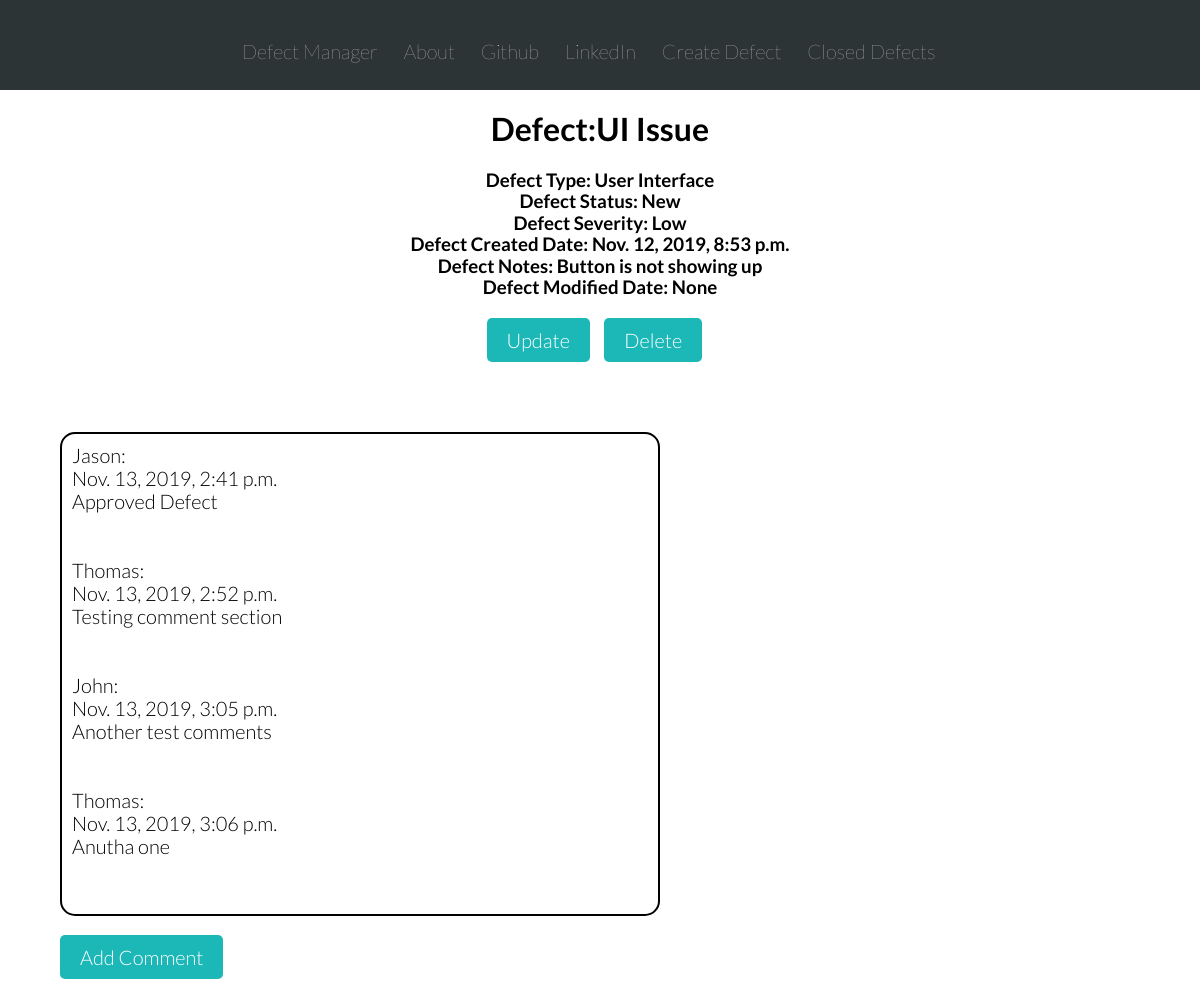
/detail/1, run on the app's committed database.
### defect_manager_app/models.py (models this page shows, shortened)
class Defect(models.Model):
    DEFECT_STATUS_NEW = 'New'
    DEFECT_STATUS_OPEN = 'Open'
    DEFECT_STATUS_REJECTED = 'Rejected'
    DEFECT_STATUS_FIXED = 'Fixed'
    DEFECT_STATUS_CLOSE = 'Closed'
    DEFECT_STATUS_CHOICES = [
    (DEFECT_STATUS_NEW, 'New'),
    (DEFECT_STATUS_OPEN, 'Open'),
    (DEFECT_STATUS_REJECTED, 'Rejected'),
    (DEFECT_STATUS_FIXED, 'Fixed'),
    (DEFECT_STATUS_CLOSE, 'Closed'),
    ]
    DEFECT_TYPE_CONFIG = 'Configuration'
    DEFECT_TYPE_TESTERROR = 'Tester Error'
    DEFECT_TYPE_UI = 'User Interface'
    DEFECT_TYPE_OTHER = 'Other'
    DEFECT_TYPE_CHOICES = [
    (DEFECT_TYPE_CONFIG, 'Configuration'),
    (DEFECT_TYPE_TESTERROR, 'Tester Error'),
    (DEFECT_TYPE_UI, 'User Interface'),
    (DEFECT_TYPE_OTHER, 'OTHER'),
    ]
    DEFECT_SEVERITY_LOW = 'Low'
    DEFECT_SEVERITY_MEDIUM = 'Medium'
    DEFECT_SEVERITY_HIGH = 'High'
    DEFECT_SEVERITY_CHOICES = [
    (DEFECT_SEVERITY_LOW, 'Low'),
    (DEFECT_SEVERITY_MEDIUM, 'Medium'),
    (DEFECT_SEVERITY_HIGH, 'High'),
    ]
    author = models.CharField(max_length=256)
    defect_status = models.CharField(max_length=10,
                                    choices=DEFECT_STATUS_CHOICES,
                                    default=DEFECT_STATUS_NEW,
                                    )
    defect_type = models.CharField(max_length=64,
                                    choices=DEFECT_TYPE_CHOICES,
                                    default=DEFECT_TYPE_CONFIG,
                                    )
    severity = models.CharField(max_length=8,
                                choices=DEFECT_SEVERITY_CHOICES,
                                default='',
                                )
    name = models.CharField(max_length=200, default='')
    created_date = models.DateTimeField(default=timezone.now)
    close_date = models.DateTimeField(blank=True, null=True)
    notes = models.TextField()
    modified_date = models.DateTimeField(blank=True, null=True)

class Comment(models.Model):
    defect = models.ForeignKey('defect_manager_app.Defect', on_delete=models.CASCADE, related_name='comments')
    author = models.CharField(max_length=200)
    text = models.TextField()
    created_date = models.DateTimeField(default=timezone.now)
    approved_comment = models.BooleanField(default=False)

### defect_manager_app/views.py (the view)
# urls.py: path('detail/<int:pk>',views.DefectDetailView.as_view(), name='defect_detail'),
class DefectDetailView(DetailView):
    model = Defect

### defect_manager_app/templates/defect_manager_app/defect_detail.html (shortened to what this page needs)
{% extends 'defect_manager_app/base.html' %}
{% block content %}
<div class="defect-detail-section row">
  <div class="defect-details">
    <h1>Defect:{{ defect.name }}</h1>
    <h3>Defect Type: {{defect.defect_type}}</h3>
    <h3>Defect Status: {{defect.defect_status}}</h3>
    <h3>Defect Severity: {{defect.severity}}</h3>
    <h3>Defect Created Date: {{defect.created_date}}</h3>
    <h3>Defect Notes: {{defect.notes}}</h3>
    <h3>Defect Modified Date: {{defect.modified_date}}</h3>
  </div>
  <div class="update-delete-btn">
  <a class = "defect-btn" href="{% url 'defect_manager_app:update_defect' pk=defect.pk %}">
    Update</a>
  <a class = "defect-btn" href="{% url 'defect_manager_app:delete_defect' pk=defect.pk%}">
    Delete</a>
  </div>
</div>
<div class="comment-section">
      {% for comment in defect.comments.all %}
        <p>{{ comment.author }}:</p>
        {{ comment.created_date}}
        <br>
        <p>{{ comment.text }}</p>
        <br>
        <br>
      {% endfor %}
</div>
<div class="comment-btn-div">
  <a class='comment-btn'href="{% url 'defect_manager_app:add_comment' pk=defect.pk %}">Add Comment</a>
</div>
{% endblock %}

### defect_manager_app/static/css/style.css (style rules this page uses)
* { margin: 0; padding: 0; box-sizing: border-box; }
html { color: black; font-family: 'Lato', 'Arial', 'sans-serif'; font-weight: 300; font-size: 1em; text-rendering: optimizeLegibility; background-color: #ffffff; }
.row { max-width: 1140px; margin: 0 auto 0 auto; }
.defect-detail-section { text-align:center; font-size: 1em; }
.defect-detail-section a { border: 2px solid black; text-decoration: none; font-size: 1.25em; border-radius: 5px; padding: 2px; margin-right: 1%; background-color: #1cb8b8; border: none; color: white; padding: .5em 1em; }
.update-delete-btn { margin-top: 30px; }
.comment-section { font-size: 1.25em; border: 2px solid black; width: 50%; margin-left: 5%; margin-top: 10vh; padding: 10px; border-radius: 15px; }
.comment-btn-div { margin-top: 30px; margin-bottom: 50px; margin-left: 5%; }
.comment-btn-div a { border: 2px solid black; text-decoration: none; font-size: 1.25em; border-radius: 5px; padding: 2px; margin-right: 1%; background-color: #1cb8b8; border: none; color: white; padding: .5em 1em; }

### data on the page
Defect: name "UI Issue", defect_type "User Interface", defect_status "New", severity "Low", created_date "Nov. 12, 2019, 8:53 p.m.", notes "Button is not showing up", modified_date "None"
Comment: author "Jason", created_date "Nov. 13, 2019, 2:41 p.m.", text "Approved Defect"
Comment: author "Thomas", created_date "Nov. 13, 2019, 2:52 p.m.", text "Testing comment section"
Comment: author "John", created_date "Nov. 13, 2019, 3:05 p.m.", text "Another test comments"
Comment: author "Thomas", created_date "Nov. 13, 2019, 3:06 p.m.", text "Anutha one"
